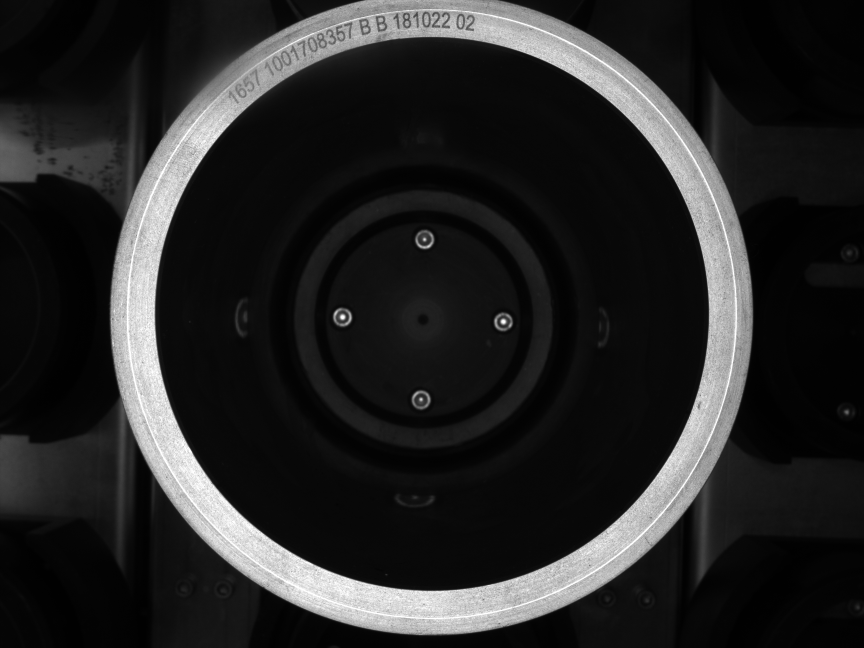
#> input picture pyQt5/小论文/09_30_13.jpg, 2592 x 1944 px (shown at 1/3 size)
$ python '1识别区域提取.py'   (older library calls are emulated)
#> lines starting #> are read from the running program, lines starting #| are printed output that depends on the picture; after the words box and inside, x2 and y2 are one past the last pixel; in counts of white or black regions, pixels touching at a corner belong together
'''先找到感兴趣圆环，再将矩形切割为正方形，最后根据对图片进行卷积，裁剪出感兴趣区域'''
import cv2
import numpy as np
import math
import matplotlib.pyplot as plt
from scipy import signal
#1.先找到感兴趣圆环区域
#读取图片
src=cv2.imread('09_30_13.jpg',cv2.IMREAD_GRAYSCALE)
#> src is the input picture: shape (1944, 2592); min 0, max 255, mean 38.1

#二值化处理
ret,binary=cv2.threshold(src,87,255,cv2.THRESH_BINARY)
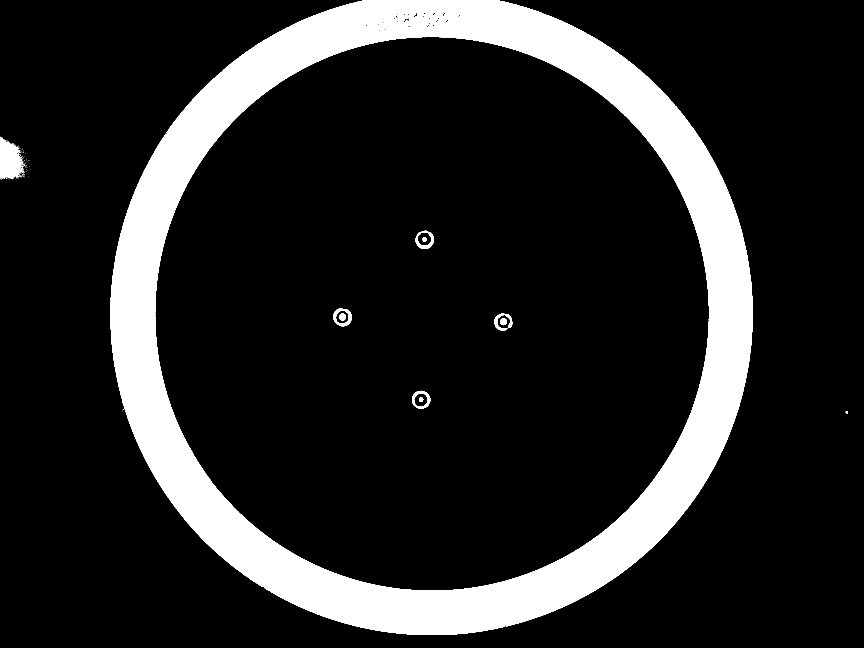
#> binary: shape (1944, 2592) (shown at 1/3 size); 14.9% white; 138 white regions (127 under 20 px), largest, box (x1, y1, x2, y2) and area: (331, 0, 2258, 1905) 740128, (0, 410, 67, 536) 5618, (1000, 925, 1056, 979) 1174
cv2.namedWindow('binary',cv2.WINDOW_NORMAL)
cv2.imshow('binary1',binary)

#形态学处理
kernel=cv2.getStructuringElement(cv2.MORPH_RECT,(5,5))
#CLOSE先膨胀再腐蚀
dst_img=cv2.morphologyEx(binary,cv2.MORPH_CLOSE,kernel)
#> dst_img: shape (1944, 2592); 15% white; 23 white regions (12 under 20 px), largest, box (x1, y1, x2, y2) and area: (331, 0, 2258, 1905) 741759, (0, 410, 82, 539) 7326, (1000, 925, 1056, 979) 1178
#OPEN先腐蚀再膨胀
dst_img=cv2.morphologyEx(dst_img,cv2.MORPH_OPEN,kernel)
#> dst_img: shape (1944, 2592); 15% white; 15 white regions
cv2.imshow('morpho',dst_img)

#寻找边界
#返回的是原图片，边界集合，轮廓的属性
src=dst_img
_,contours,_=cv2.findContours(dst_img, cv2.RETR_TREE,cv2.CHAIN_APPROX_SIMPLE)
#> contours = 19 contours, 1 with area under 20; largest, box (x1, y1, x2, y2) and area: (331, 0, 2258, 1905) 2905962, (465, 110, 2128, 1773) 2169250, (0, 410, 81, 538) 6960, (1000, 925, 1055, 979) 1014, (1236, 1173, 1291, 1226) 890
result_img=np.zeros(src.shape,np.uint8)
for i in range(len(contours)):
    area=cv2.contourArea(contours[i])
#> area = 16
    print(area)
#| 16.0
    if(area<2000000):
        continue
    x,y,w,h=cv2.boundingRect(contours[i])
    ratio=0.0
    if(y!=0):
        ratio=float(w/h)
    if((ratio>0.9)&(ratio<1.1)):
        cv2.drawContours(result_img,contours,i,(255,255,255))
        size=100
        src = cv2.imread('09_30_40.jpg', cv2.IMREAD_GRAYSCALE)
        src=src[y-size:y+h+size,x-size:x+w+size]
cv2.imshow('contours',result_img)
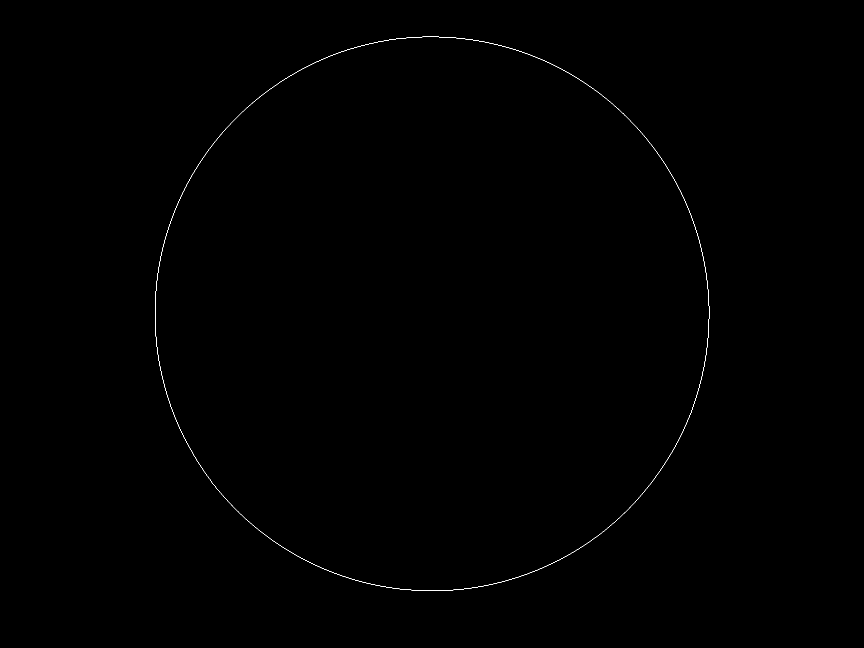
#> window 'contours': shape (1944, 2592) (shown at 1/3 size); 0.09% white in thin lines or dots, all inside (x1, y1, x2, y2) = (465, 110, 2128, 1773)
cv2.imwrite('contours.png',result_img)
cv2.namedWindow('result',cv2.WINDOW_NORMAL)
cv2.imshow('result',src)
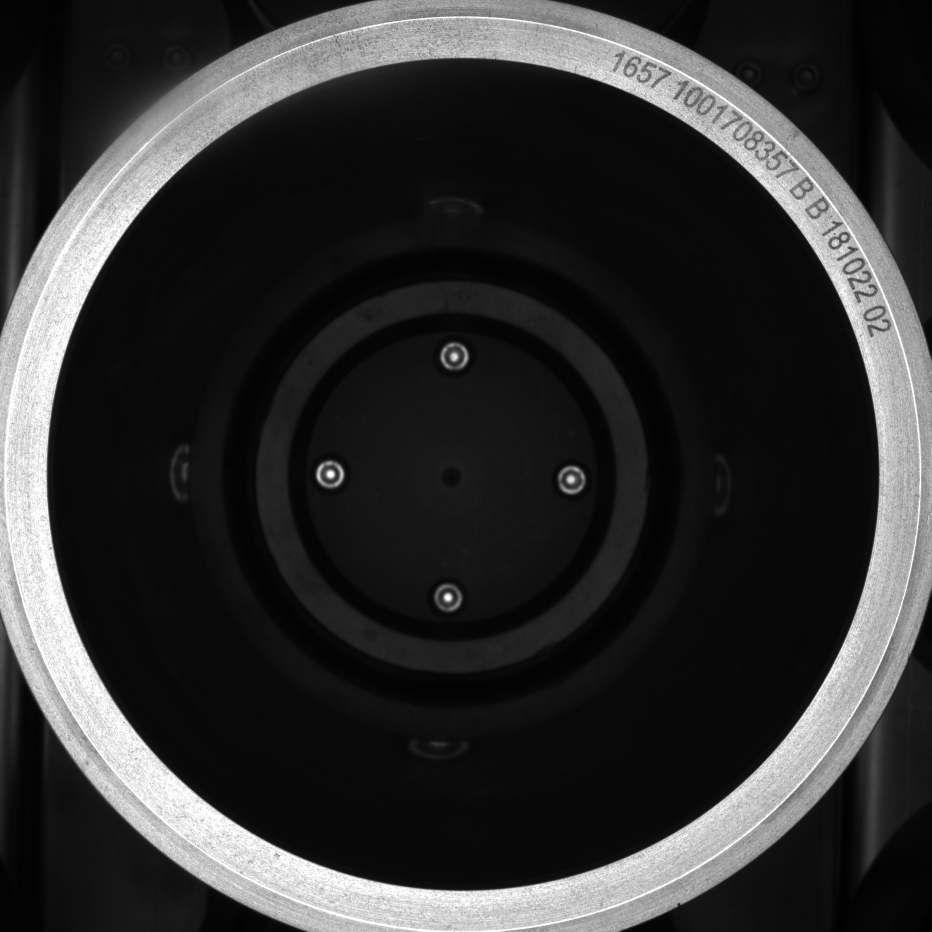
#> window 'result': shape (1863, 1863) (shown at 1/2 size); min 0, max 255, mean 49.3

#圆环拉升为矩形
#找到圆形区域的中心坐标
x0=src.shape[0]//2
#> x0 = 931
y0=src.shape[1]//2
#> y0 = 931
#通过圆形区域半径展开图像
unwrapped_height = radius = src.shape[0] // 2#展开后的高
#> unwrapped_height = 931; radius = 931
unwrapped_width = int(2 * math.pi * radius)#展开后的宽
#> unwrapped_width = 5849
unwrapped_img = np.zeros((unwrapped_height, unwrapped_width), dtype="u1")
except_count = 0
for j in range(unwrapped_width):
    theta = -2 * math.pi * (j / unwrapped_width)  # 1. start position such as "+ math.pi"
    # theta=theta+0.75*math.pi
    for i in range(unwrapped_height-850):
        unwrapped_radius = radius - i  # 2. don't forget
        x = unwrapped_radius * math.cos(theta) + x0  # 3. "sin" is clockwise but "cos" is anticlockwise
        y = unwrapped_radius * math.sin(theta) + y0
        x, y = int(x), int(y)
        try:
            unwrapped_img[i, j] = src[x, y]
        except Exception as e:
            except_count = except_count + 1
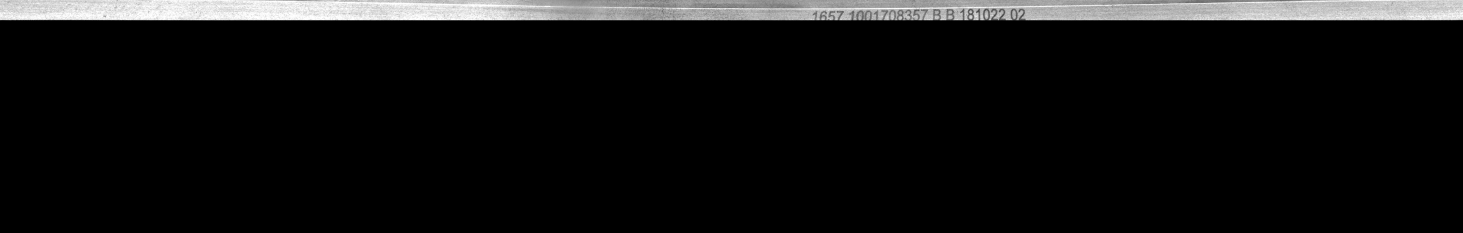
#> unwrapped_img: shape (931, 5849) (shown at 1/4 size); min 0, max 255, mean 17
#> after the loop, except_count = 0
print('except_count:'+str(except_count))
#| except_count:0
# cv2.namedWindow('Unwrapped',cv2.WINDOW_NORMAL)
unwrapped_img=unwrapped_img[20:80,:]
# src=cv2.resize(src,(30,30))
plt.imshow(cv2.cvtColor(unwrapped_img,cv2.COLOR_GRAY2RGB))#1944
plt.xlabel('w',fontproperties='SimHei',fontsize=15)
plt.ylabel('h',fontproperties='SimHei',fontsize=15)
plt.minorticks_on()
plt.xticks([])
plt.yticks([])
plt.show()
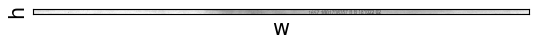
#> figure drawn by matplotlib, 1 panel
# cv2.imshow("Unwrapped", unwrapped_img)
# cv2.imwrite('unFlood.jpg',unwrapped_img)

#对原图进行二值化，去燥，感兴趣区截取操作
_,binary=cv2.threshold(unwrapped_img,145,255,cv2.THRESH_BINARY)
cv2.imshow("binary", binary)
cv2.imwrite("binary.jpg", binary)
#形态学处理
kernel=cv2.getStructuringElement(cv2.MORPH_RECT,(3,3))
#CLOSE先膨胀再腐蚀
dst_img=cv2.morphologyEx(binary,cv2.MORPH_CLOSE,kernel)
#OPEN先腐蚀再膨胀
dst_img=cv2.morphologyEx(dst_img,cv2.MORPH_OPEN,kernel)
cv2.namedWindow('morpho',cv2.WINDOW_NORMAL)
cv2.imshow('morpho',dst_img)

#对原图片进行卷积，得出定位点
h,w=dst_img.shape
#> h = 60; w = 5849
src=cv2.bitwise_not(dst_img)
kernel=np.ones((h,850),dtype=np.float32)
result=signal.convolve2d(src,kernel,'valid')
hist=result.ravel()
plt.plot(hist)
maxIdx=np.argmax(hist)
cutimg=dst_img[:,maxIdx:maxIdx+860]
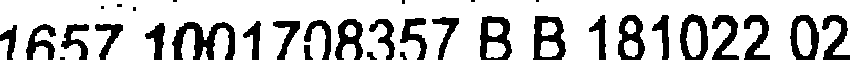
#> cutimg: shape (60, 860); 75.7% white; 34 black regions (8 under 20 px), largest, box (x1, y1, x2, y2) and area: (172, 22, 235, 60) 1203, (533, 16, 566, 60) 823, (480, 16, 512, 60) 786
cv2.imwrite('afterCutImg.png',cutimg)
plt.show()
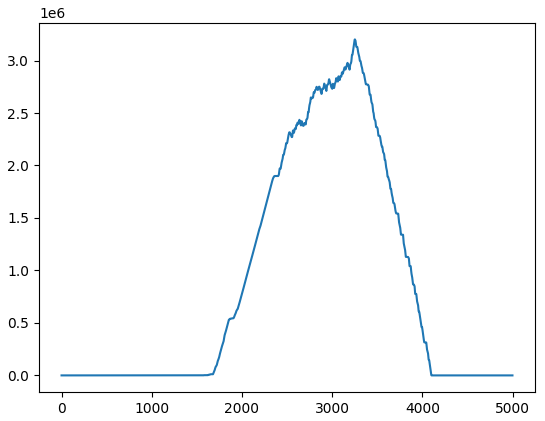
#> figure drawn by matplotlib, 1 panel; curve peaks at x = 3252, y = 3201270
cv2.waitKey()
cv2.destroyAllWindows()
